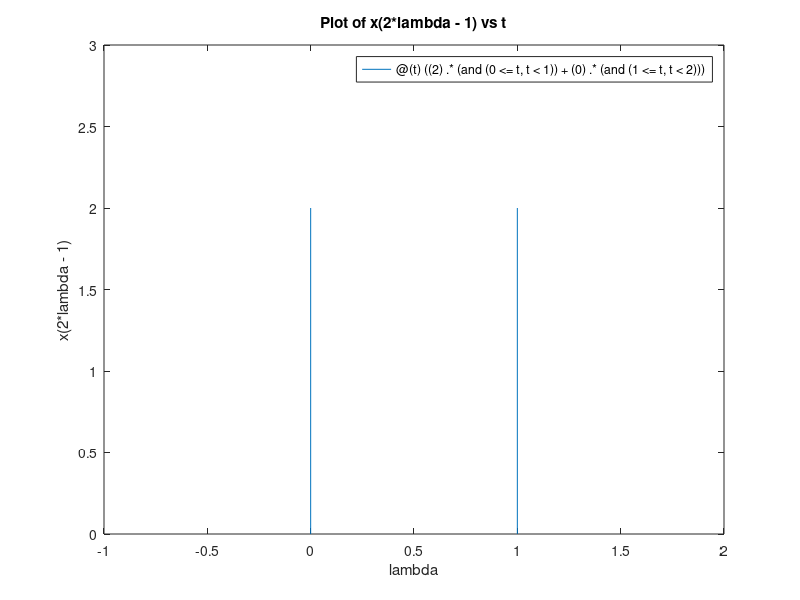

MATLAB code to generate this figure: (Note: this script raises an error after producing the figure.)
t0 = linspace (-1,0,1e3);
t = linspace (0,1,1e3);
t2 = linspace (1,2,1e3);
y0 = 0;
y = 2*t;
y2 = 2;
plot(t,y,t2,y2,t0,y0)
axis([-1 2 0 2.5]);
title('Plot of int(x(2*lambda - 1))d*lambda vs t');
ylabel('int(x(2*lambda - 1))d*lambda');
xlabel('t');
%%
clear;
x = @(t) ( (1).*(and(0<=t,t<1)) + (0.5).*(and(1<=t,t<2)) + (-0.5).*(and(2<=t,t<3)) + (-1).*(and(3<=t,t<4)) );
fplot(x,[-1 5]);
%%
clear;
x = @(t) ( (2).*(and(0<=t,t<1)) + (0).*(and(1<=t,t<2)));
fplot(x,[-1 2]);
axis([-1 2 0 3]);
title('Plot of x(2*lambda - 1) vs t');
ylabel('x(2*lambda - 1)');
xlabel('lambda');
%%
clear;
clc;
syms t
x = 2;

int(x,t,0,1);
out = 0;
index = 0;
for n = 1:41
    m = (n-1)/10;
    
    if m <= 1
       out(n) = int(x,t,0,m);
    end
    
    if m > 1
       out(n) = int(x,t,0,1); 
    end
    index(n) = (n-1)/10;
    
end

plot(index,out)
axis([-1 4 0 3]);
xlabel('t');
ylabel('y(t)');
